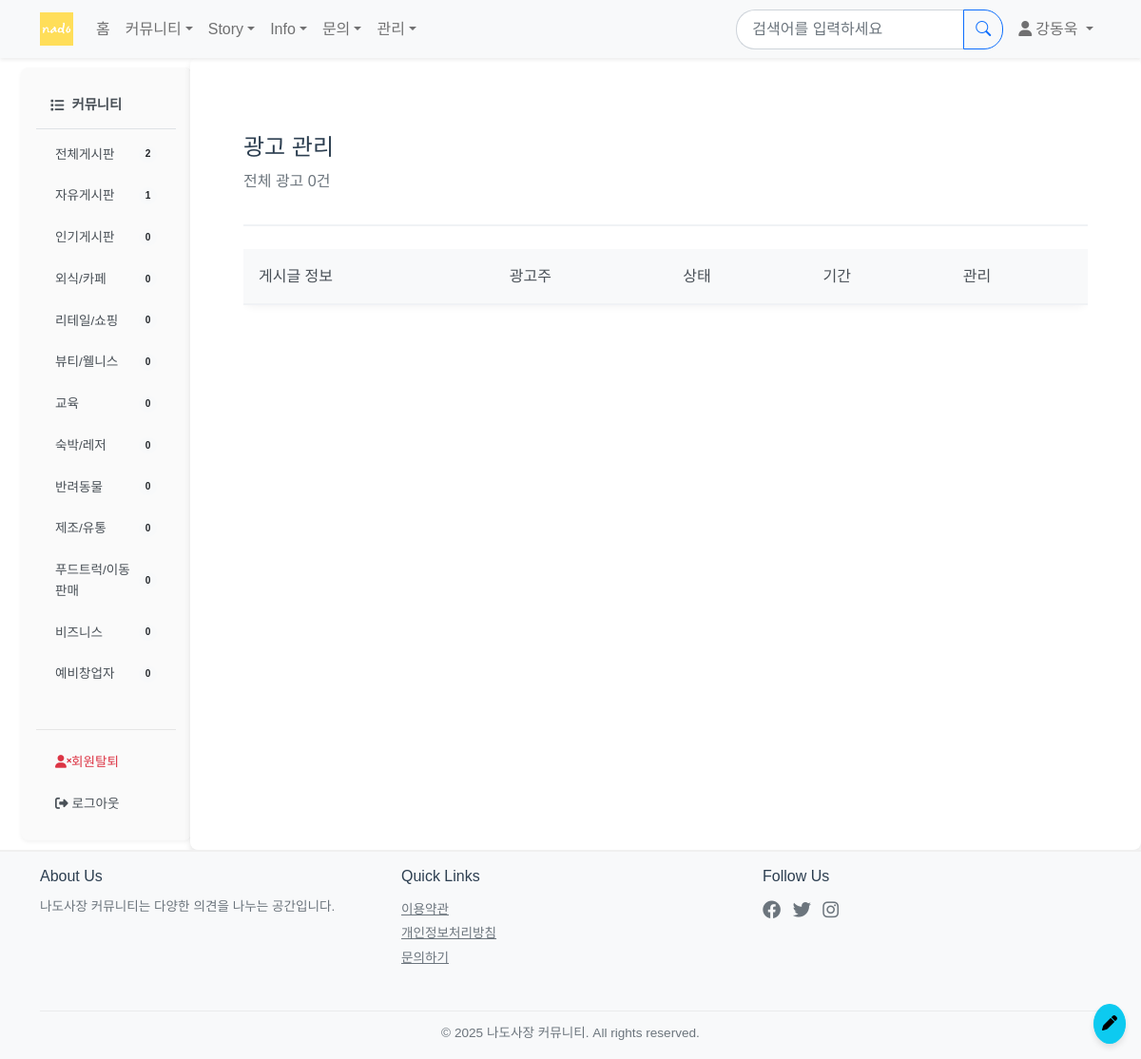
The app's page /board/advertisement/list/ (signed in) with its own data.
### common/models.py (models this page shows, shortened)
class CustomUser(AbstractBaseUser, PermissionsMixin):
    username = models.CharField(
        _('닉네임'),
        max_length=150,
        unique = True,
        help_text=_('필수. 150자 이내로 입력해주세요.')
    )
    user_id = models.CharField(
        _('아이디'),
        max_length=30,
        unique=True,
        help_text=_('필수. 로그인에 사용될 아이디를 입력해주세요.')
    )
    email = models.EmailField(
        _('이메일'),
        unique=True,
        help_text=_('필수. 인증에 사용될 이메일을 입력해주세요.')
    )
    business_type = models.ForeignKey(
        BusinessType,
        on_delete=models.SET_NULL,
        null=True,
        blank=True,
        verbose_name=_('업종'),
        related_name='users'
    )
    business_name = models.CharField(
        _('사업장 이름'),
        max_length=100,
        blank=True,
        null=True
    )
    is_active = models.BooleanField(
        _('활성화'),
        default=False,
        help_text=_('이메일 인증 후 활성화됩니다.')
    )
    is_staff = models.BooleanField(
        _('admin 접근 권한'),
        default=False
    )
    is_admin = models.BooleanField(
        _('일반 관리자 권한'),
        default=False
    )
    is_superuser = models.BooleanField(
        _('최고 관리자 권한'),
        default=False
    )
    is_advertise = models.BooleanField(
        _('광고주 권한'),
        default=False
    )
    is_restricted = models.BooleanField(default=False)  # 계정 정지 여부
    restrict_end_date = models.DateTimeField(null=True, blank=True)  # 정지 해제 예정일
    date_joined = models.DateTimeField(_('가입일'), default=timezone.now)
    email_verified = models.BooleanField(_('이메일 인증됨'), default=False)
    objects = CustomUserManager()
    USERNAME_FIELD = 'user_id'
    EMAIL_FIELD = 'email'
    REQUIRED_FIELDS = ['username', 'email']
    class Meta:
        verbose_name = _('사용자')
        verbose_name_plural = _('사용자들')

### board/models.py (models this page shows, shortened)
class Category(models.Model):
    TYPE_CHOICES = (
        ('board', '글게시판'),
        ('story', '이야기게시판'),
        ('advertise','광고게시판'),
        ('info','정보게시판')
    )
    name = models.CharField(max_length=50, unique=True)
    slug = models.SlugField(max_length=200, unique=True)
    description = models.TextField(blank=True)
    order = models.IntegerField(default=0)
    is_active = models.BooleanField(default=True)
    is_business = models.BooleanField(default=False)  # 사업 분야 대분류에 해당. profile, 회원가입에 사용됨.
    type = models.CharField(max_length=10, choices=TYPE_CHOICES, default='board')
    created_at = models.DateTimeField(auto_now_add=True)

### board/views/advertise_views.py (the view)
# urls.py: path('advertisement/list/', advertise_views.advertisement_list, name='advertisement_list'),
@login_required(login_url='common:login')
def advertisement_list(request):
    if request.user.is_admin:
        advertisements = Advertisement.objects.all()
    else:
        advertisements = Advertisement.objects.filter(question__author=request.user)
    context = {'advertisements': advertisements}
    return render(request, 'board/advertisement/advertisement_list.html', context)

### board/context_processors.py (called while the page is built)
def categories(request):
    return {
        'categories' : Category.objects.filter(is_active = True).order_by('order')
    }

def board_categories(request):
    board_categories = Category.objects.filter(is_active=True,type='board')
    return {
        'board_categories' : Category.objects.filter(is_active=True,type='board').order_by('order'),
        'board_Q_count' : Question.objects.filter(category__in=board_categories).count(),
        'user_count' : CustomUser.objects.filter(is_active=True).count()
            }

def board_business_categories(request):
    return {
        'business_categories' : Category.objects.filter(is_active=True,type='board',is_business=True).order_by('order'),
        'nonbusiness_categories' : Category.objects.filter(is_active=True,type='board',is_business=False).order_by('order')
            }

def each_categories(request):
    return {
        'story_categories' : Category.objects.filter(is_active=True,type='story').order_by('order'),
        'info_categories' : Category.objects.filter(is_active=True,type='info').order_by('order') ,
        'advertise_categories' : Category.objects.filter(is_active=True,type='advertise').order_by('order')
    }

### templates/board/advertisement/advertisement_list.html (shortened to what this page needs)
{% extends "base.html" %}
{% block content %}
<div class="container my-4">
    <div class="admin-header mb-4">
        <h2>광고 관리</h2>
        <p class="text-muted">전체 광고 {{ advertisements|length }}건</p>
    </div>
    <div class="table-responsive">
        <table class="table admin-table">
            <thead>
                <tr>
                    <th>게시글 정보</th>
                    <th>광고주</th>
                    <th>상태</th>
                    <th>기간</th>
                    <th>관리</th>
                </tr>
            </thead>
        </table>
    </div>
</div>
{% endblock %}

### templates/navbar.html (shortened to what this page needs)
{% load static %}
<nav class="navbar navbar-expand-lg navbar-light bg-light shadow-sm sticky-top">
    <div class="container">
        <a href="{% url 'board:index' %}" class="navbar-brand">
            <img src="{% static 'nado.png' %}" alt="파파이스 로고" height="30">
        </a>
        <div class="collapse navbar-collapse" id="navbarNav">
            <ul class="navbar-nav me-auto">
                <li class="nav-item">
                    <a class="nav-link {% if request.resolver_match.url_name == 'index' %}active{% endif %}"
                       href="{% url 'board:index' %}">홈</a>
                </li>
                <li class="nav-item dropdown">
                    <a class="nav-link dropdown-toggle" href="#" id="communityDropdown" role="button"
                       data-bs-toggle="dropdown" aria-expanded="false">커뮤니티</a>
                </li>
                <li class="nav-item dropdown">
                    <a class="nav-link dropdown-toggle" href="#" id="storyDropdown" role="button"
                       data-bs-toggle="dropdown" aria-expanded="false">Story</a>
                </li>
                <li class="nav-item dropdown">
                    <a class="nav-link dropdown-toggle" href="#" id="infoDropdown" role="button"
                       data-bs-toggle="dropdown" aria-expanded="false">Info</a>
                </li>
                <li class="nav-item dropdown">
                    <a class="nav-link dropdown-toggle" href="#" id="inquiryDropdown" role="button"
                       data-bs-toggle="dropdown" aria-expanded="false">문의</a>
                </li>
                {% if user.is_authenticated %}
                {% if user.is_admin or user.is_advertise %}
                <li class="nav-item dropdown">
                    <a class="nav-link dropdown-toggle" href="#" id="adminDropdown" role="button"
                       data-bs-toggle="dropdown" aria-expanded="false">관리</a>
                </li>
                {% endif %}
                {% endif %}
            </ul>
            <form class="d-flex me-2" action="{% url 'board:search' %}" method="get">
                <div class="input-group">
                    <input class="form-control" type="search" name="q" placeholder="검색어를 입력하세요"
                           value="{{ request.GET.q|default:'' }}" aria-label="검색">
                    <button class="btn btn-outline-primary" type="submit">
                        <i class="bi bi-search"></i>
                    </button>
                </div>
            </form>
            <ul class="navbar-nav">
                {% if user.is_authenticated %}
                    <li class="nav-item dropdown">
                        <a class="nav-link dropdown-toggle" href="#" id="userDropdown" role="button"
                           data-bs-toggle="dropdown" aria-expanded="false">
                            <i class="fas fa-user me-1"></i>{{ user.username }}
                        </a>
                    </li>
                {% else %}
                    <li class="nav-item">
                        <a href="{% url 'common:login' %}" class="nav-link">
                            <i class="fas fa-sign-in-alt me-1"></i>로그인
                        </a>
                    </li>
                {% endif %}
            </ul>
        </div>
    </div>
</nav>

### templates/_sidebar.html
<div class="col-md-2 p-0">
    <div class="sidebar">
        <div class="nav flex-column">
            {% if category or current_type %}
            {% if request.session.last_visited_type %}
            <h6 class="sidebar-heading d-flex align-items-center">
                {% if request.session.last_visited_type == 'board' %}
                    <i class="fas fa-list me-2"></i>커뮤니티
                {% elif request.session.last_visited_type == 'story' %}
                    <i class="fas fa-book me-2"></i>이야기 게시판
                {% elif request.session.last_visited_type == 'advertise' %}
                    <i class="fas fa-ad me-2"></i>광고 게시판
                {% endif %}
            </h6>
            <div class="nav flex-column mb-4">
                {% for cat in categories %}
                    {% if cat.type == request.session.last_visited_type %}
                    <li class="nav-item">
                    <a class="nav-link {% if current_category == cat.slug %}active{% endif %}"
                        href="{% url 'board:category_questions' cat.slug %}">
                        <div class="d-flex justify-content-between align-items-center">
                            <span>{{ cat.name }}</span>
                            <small class="badge rounded-pill bg-light text-dark">
                                {% if cat.slug != 'all' %}
                                {{ cat.questions.count }}
                                {% else %}
                                {{board_Q_count}}
                                {% endif %}
                            </small>
                        </div>
                    </a>
                    </li>
                    {% endif %}
                {% endfor %}
            </div>
            {% endif %}
            {% else %}
            <h6 class="sidebar-heading d-flex align-items-center">
                <i class="fas fa-list me-2"></i>커뮤니티
            </h6>
            <div class="nav flex-column mb-4">
                {% for cat in board_categories %}
                <li class="nav-item">
                    <a class="nav-link" href="{% url 'board:category_questions' cat.slug %}">
                        <div class="d-flex justify-content-between align-items-center">
                            <span>{{ cat.name }}</span>
                            <small class="badge rounded-pill bg-light text-dark">
                                {% if cat.slug != 'all' %}
                                {{ cat.questions.count }}
                                {% else %}
                                {{board_Q_count}}
                                {% endif %}
                            </small>
                        </div>
                    </a>
                </li>
                {% endfor %}
            </div>
            {% endif %}
            <hr class="sidebar-divider">
            {% if user.is_authenticated %}
            <li class="nav-item">
                <a href="{%url 'common:delete_account'%}" class="nav-link text-danger" onclick="return confirm('정말로 회원탈퇴 페이지로 이동하시겠습니까?');">
                    <i class="fas fa-user-times"></i>회원탈퇴
                </a>
            </li>
            <li class="nav-item">
                <a href="{% url 'common:logout'%}" class="nav-link">
                    <i class="fas fa-sign-out-alt"></i> 로그아웃
                </a>
            </li>
            {% else %}
            <li class="nav-item">
                <a href="{% url 'common:login'%}" class="nav-link">
                    <i class="fas fa-sign-in-alt"></i>로그인
                </a>
            </li>
            {% endif %}
        </div>
    </div>
</div>

### static/style.css (style rules this page uses)
:root { --sidebar-width: 240px; --primary-color: #2C3E50; --hover-color: #f8f9fa; --active-color: #e9ecef; }
.sidebar { width: 180px; background-color: #f8f9fa; border-radius: 8px; margin: 10px; box-shadow: 0 2px 4px rgba(0,0,0,0.05); }
.sidebar .nav-link { color: #495057; font-size: 0.85rem; padding: 8px 15px; margin: 3px 5px; border-radius: 5px; transition: all 0.2s ease; }
.sidebar-heading { color: #495057; font-size: 0.9rem; font-weight: 600; padding: 15px; margin-bottom: 5px; border-bottom: 1px solid #dee2e6; }
.table { vertical-align: middle; }
.table > :not(caption) > * > * { padding: 1rem 0.75rem; }
.form-control { border-radius: 20px 0 0 20px; }
.btn-outline-primary { border-radius: 0 20px 20px 0; }
.navbar { background-color: #ffffff; box-shadow: 0 2px 4px rgba(0, 0, 0, 0.1); }
.nav-link { font-weight: 500; }

### templates/navbar.html (style rules this page uses)
.navbar { padding: 0.5rem 0; }
.navbar-brand img { height: 35px; transition: transform 0.2s ease; }
.form-control { border-radius: 20px 0 0 20px; border-right: none; padding: 0.5rem 1rem; }
.btn-outline-primary { border-radius: 0 20px 20px 0; }

### templates/board/advertisement/advertisement_list.html (style rules this page uses)
.admin-header { border-bottom: 2px solid #f0f2f5; padding-bottom: 1rem; }
.admin-header h2 { color: #2c3e50; font-size: 1.5rem; margin-bottom: 0.5rem; }
.admin-table { background: white; border-radius: 12px; box-shadow: 0 2px 8px rgba(0,0,0,0.05); }
.admin-table thead { background-color: #f8f9fa; }
.admin-table th { padding: 1rem; font-weight: 500; color: #495057; border-bottom: 2px solid #f0f2f5; }

### templates/base.html (style rules this page uses)
body { font-family: 'Noto Sans KR', sans-serif; line-height: 1.6; color: #333; }
.sidebar { background-color: #fafafa; border-right: 1px solid #f0f0f0; padding: 1rem; }
hr { margin: 0.75rem 0; opacity: 0.1; }

### records on screen
CustomUser: username "강동욱"
Category: name "전체게시판", board_Q_count "2"
Category: name "자유게시판", questions.count "1"
Category: name "인기게시판", questions.count "0"
Category: name "외식/카페", questions.count "0"
Category: name "리테일/쇼핑", questions.count "0"
Category: name "뷰티/웰니스", questions.count "0"
Category: name "교육", questions.count "0"
Category: name "숙박/레저", questions.count "0"
Category: name "반려동물", questions.count "0"
Category: name "제조/유통", questions.count "0"
Category: name "푸드트럭/이동판매", questions.count "0"
Category: name "비즈니스", questions.count "0"
Category: name "예비창업자", questions.count "0"

### other values on screen
{{ advertisements|length }} "0"
